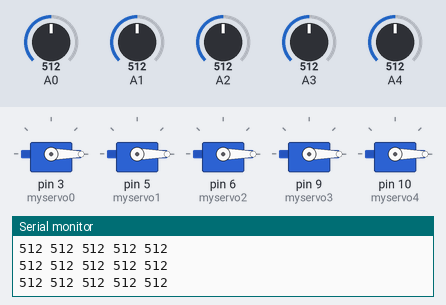
Bench run of a sketch on a simulated Arduino Uno, built with avr-gcc and run on an emulated ATmega328P. Shown: 5 × servo, the last lines printed to the serial monitor. The test bench sets the inputs (shaded band); at power-on: A4 = 512, A0 = 512, A1 = 512, A2 = 512, A3 = 512.

Above: at 1.7 s.
1.8 s: A4 set to 161
3.3 s: A4 set to 148
At 4.6 s:
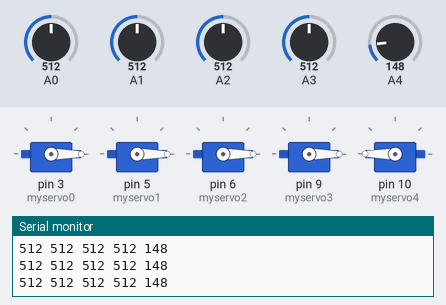
5.0 s: A0 set to 137
6.5 s: A0 set to 114
At 7.2 s:
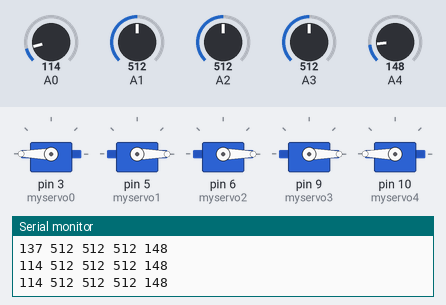
Timing chart, 0 to 9.0 s (numbered marks = the images above; inputs shaded):
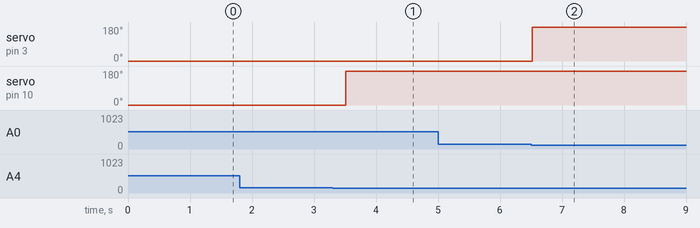

Measured:
- the behaviour switches between 155 and 154 on A4 (found by bisection; images 0 and 1)
- the behaviour switches between 125 and 124 on A0 (found by bisection; images 1 and 2)
- after the input at 3.3 s, servo on pin 10 (myservo4): 0° → 180° after 0.21 s
- after the input at 6.5 s, servo on pin 3 (myservo0): 0° → 180° at once

The sketch:

bionic_arm_2.ino
```cpp
#include <Servo.h>

#include <Servo.h>
Servo myservo0;
Servo myservo1;
Servo myservo2;
Servo myservo3;
Servo myservo4;
void setup()
{
  Serial.begin(9600);
  myservo0.attach(3);
  myservo1.attach(5);
  myservo2.attach(6);
  myservo3.attach(9);
  myservo4.attach(10);

    myservo0.write(0);
    myservo1.write(0);
    myservo2.write(0);
    myservo3.write(0);
    myservo4.write(0);
    delay(500);


}
void loop()
{
  int val0 = analogRead(A0);
  int val1= analogRead(A1);
  int val2 = analogRead(A2);
  int val3 = analogRead(A3);
  int val4 = analogRead(A4);

  Serial.print(val0);
  Serial.print(" ");

  Serial.print(val1);
  Serial.print(" ");
  Serial.print(val2);
  Serial.print(" ");
  Serial.print(val3);
  Serial.print(" ");
  Serial.print(val4);
  Serial.println(" ");

if(val0 <125)
  {
    myservo0.write(180);              // tell servo to go to position in variable 'pos'
  delay(500);

  }
 else if(val1 <110)
  {
    myservo1.write(180);              // tell servo to go to position in variable 'pos'
  delay(500);
  }
   else if(val2 <120)
  {
    myservo2.write(180);              // tell servo to go to position in variable 'pos'
  delay(500);
  }
  else  if(val3 <90)
  {
    myservo3.write(180);              // tell servo to go to position in variable 'pos'
  delay(500);
  }
  else if(val4 <155)
  {
    myservo4.write(180);              // tell servo to go to position in variable 'pos'
  delay(500);
  }

  else
  {

    myservo0.write(0);
    myservo1.write(0);
    myservo2.write(0);
    myservo3.write(0);
    myservo4.write(0);
    delay(500);


  }

}
```
